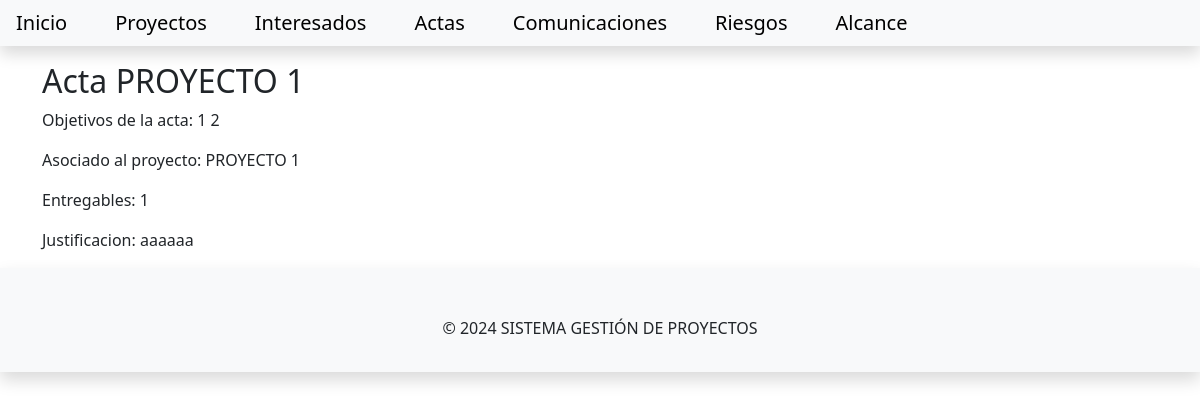
The app's page /gestionproyectos/acta/actaproyecto1/ with its own data.
### gestionproyecto/models.py (models this page shows, shortened)
class ActaConstitucion(models.Model):
    alcance = models.TextField()
    objetivos = models.TextField()
    entregables = models.TextField()
    justificacion = models.TextField()
    usuario = models.ForeignKey(to=User, on_delete=models.CASCADE)
    slug = models.SlugField(unique=True, max_length=200, blank=True)

class Proyecto(models.Model):
    nombre = models.CharField(max_length=100)
    descripcion = models.TextField()
    fecha_inicio = models.DateField()
    fecha_fin = models.DateField()
    estado = models.IntegerField(choices=ESTADO, default=0)
    fecha_creacion = models.DateTimeField(auto_now_add=True)
    fecha_modificacion = models.DateTimeField(auto_now=True)
    acta_constitucion = models.OneToOneField(to='gestionproyecto.ActaConstitucion', on_delete=models.CASCADE, null=True, blank=True)
    interesados = models.ManyToManyField(to=Interesado, blank=True)
    comunicaciones = models.ManyToManyField(to=Comunicacion, blank=True)
    riesgos = models.ManyToManyField(to=Riesgo, blank=True)
    alcances = models.ManyToManyField(to=Alcance, blank=True)
    slug = models.SlugField(unique=True, max_length=200, blank=True)
    def __str__(self):
        return self.nombre

### gestionproyecto/views.py (the view)
# urls.py: path('acta/<slug:slug>/', views.ActasView.as_view(), name='acta_view'),
class ActasView(generic.DetailView):
    model = ActaConstitucion
    template_name = 'gestionproyectos/acta.html'

### templates/gestionproyectos/acta.html
{% extends 'gestionproyectos/base.html' %}
{% block content %}
<div class="container">
<div class="title mt-3">
<div class="card-title">
    <h2>Acta {{ actaconstitucion.proyecto }}</h2>
</div>
<div class="card-body">
    <div class="card-text">
        <p>Objetivos de la acta: {{ actaconstitucion.objetivos }}</p>
        <p>Asociado al proyecto: {{ actaconstitucion.proyecto.nombre }}</p>
        <p>Entregables: {{ actaconstitucion.entregables }} </p>
        <p>Justificacion: {{ actaconstitucion.justificacion }}</p>
    </div>
</div>
</div>
</div>
{% endblock content %}

### records on screen
ActaConstitucion: proyecto "PROYECTO 1", objetivos "1 2", proyecto.nombre "PROYECTO 1", entregables "1", justificacion "aaaaaa"
